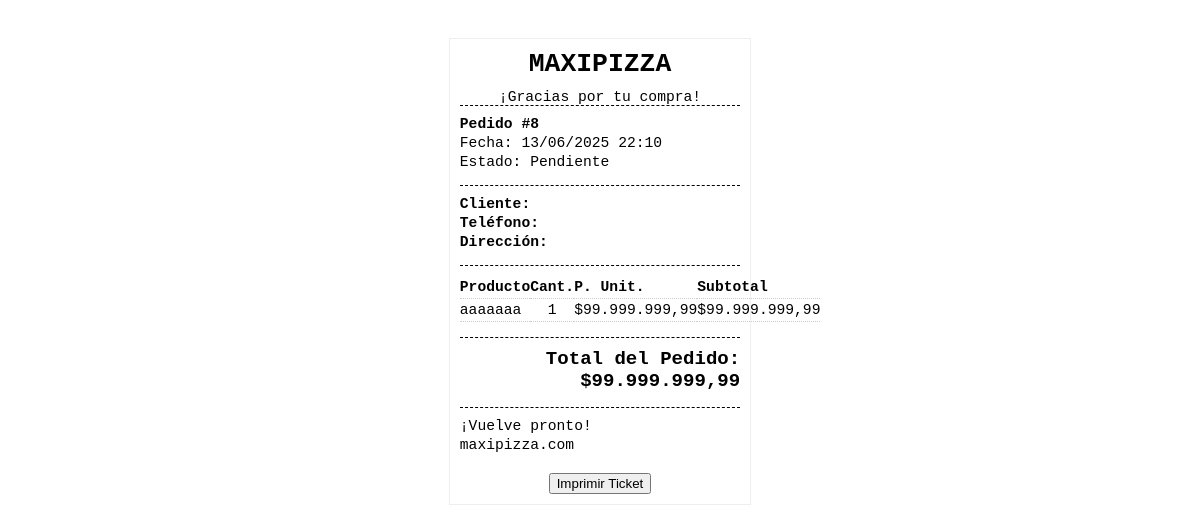
The page /empleado/ticket.php?pedido_id=8 (signed in) on the database its author committed.
### tables this page shows
CREATE TABLE `pedidos` (
  `id` int(11) NOT NULL,
  `cliente_id` int(11) DEFAULT NULL,
  `fecha` datetime NOT NULL DEFAULT current_timestamp(),
  `total` decimal(10,2) NOT NULL,
  `estado` enum('pendiente','en_preparacion','listo','entregado','cancelado') NOT NULL DEFAULT 'pendiente',
  `nombre_cliente_calle` varchar(255) DEFAULT NULL,
  `ubicacion_cliente_calle` varchar(255) DEFAULT NULL,
  `telefono_cliente_calle` varchar(50) DEFAULT NULL,
  `nota_pedido` text DEFAULT NULL
);

CREATE TABLE `pedido_productos` (
  `id` int(11) NOT NULL,
  `pedido_id` int(11) NOT NULL,
  `producto_id` int(11) NOT NULL,
  `cantidad` int(11) NOT NULL,
  `precio_unitario` decimal(10,2) NOT NULL,
  `subtotal` decimal(10,2) NOT NULL,
  `estado` enum('pendiente','en_preparacion','listo','cancelado') NOT NULL DEFAULT 'pendiente'
);

CREATE TABLE `productos` (
  `id` int(11) NOT NULL,
  `nombre` varchar(100) NOT NULL,
  `precio` int(11) NOT NULL
);

### empleado/ticket.php (the view, shortened to what this page needs)
<?php
$pedido_id = isset($_GET['pedido_id']) ? intval($_GET['pedido_id']) : 0;
$conn = new mysqli(DB_HOST, DB_USER, DB_PASS, DB_NAME);
$pedido_info = null;
$pedido_items = [];
try {
    $sql_pedido = "SELECT
                        p.id, p.fecha, p.total, p.estado, p.nota_pedido,
                        COALESCE(u.nombre, p.nombre_cliente_calle) AS cliente_nombre,
                        COALESCE(u.ubicacion, p.ubicacion_cliente_calle) AS cliente_ubicacion,
                        COALESCE(u.telefono, p.telefono_cliente_calle) AS cliente_telefono
                    FROM pedidos p
                    LEFT JOIN usuarios u ON p.cliente_id = u.id
                    WHERE p.id = ?";
    $stmt_pedido = $conn->prepare($sql_pedido);
    $stmt_pedido->bind_param("i", $pedido_id);
    $stmt_pedido->execute();
    $result_pedido = $stmt_pedido->get_result();
    if ($result_pedido->num_rows > 0) {
        $pedido_info = $result_pedido->fetch_assoc();
    }
    $sql_items = "SELECT
                      pp.cantidad,
                      prod.nombre AS producto_nombre,
                      pp.precio_unitario,
                      pp.subtotal
                  FROM pedido_productos pp
                  JOIN productos prod ON pp.producto_id = prod.id
                  WHERE pp.pedido_id = ?";
    $stmt_items = $conn->prepare($sql_items);
    $stmt_items->bind_param("i", $pedido_id);
    $stmt_items->execute();
    $result_items = $stmt_items->get_result();
    while ($row_item = $result_items->fetch_assoc()) {
        $pedido_items[] = $row_item;
    }
} catch (Exception $e) {
    error_log("Error al generar ticket: " . $e->getMessage());
    die("Error al cargar los detalles del pedido para impresión: " . $e->getMessage());
} finally {
    $conn->close();
}
?>
<!DOCTYPE html>
<html lang="es">
<head>
</head>
<body>
    <div class="ticket-container">
        <h1>MAXIPIZZA</h1>
        <p>¡Gracias por tu compra!</p>
        <div class="header-info">
            <p><strong>Pedido #<?= htmlspecialchars($pedido_info['id']) ?></strong></p>
            <p>Fecha: <?= htmlspecialchars((new DateTime($pedido_info['fecha']))->format('d/m/Y H:i')) ?></p>
            <p>Estado: <?= htmlspecialchars(ucfirst(str_replace('_', ' ', $pedido_info['estado']))) ?></p>
        </div>
        <div class="customer-info">
            <p><strong>Cliente:</strong> <?= htmlspecialchars($pedido_info['cliente_nombre']) ?></p>
            <p><strong>Teléfono:</strong> <?= htmlspecialchars($pedido_info['cliente_telefono']) ?></p>
            <p><strong>Dirección:</strong> <?= htmlspecialchars($pedido_info['cliente_ubicacion']) ?></p>
        </div>
        <div class="order-details">
            <table>
                <thead>
                    <tr>
                        <th>Producto</th>
                        <th>Cant.</th>
                        <th>P. Unit.</th>
                        <th>Subtotal</th>
                    </tr>
                </thead>
                <tbody>
                    <?php foreach ($pedido_items as $item): ?>
                        <tr>
                            <td><?= htmlspecialchars($item['producto_nombre']) ?></td>
                            <td><?= htmlspecialchars($item['cantidad']) ?></td>
                            <td>$<?= htmlspecialchars(number_format($item['precio_unitario'], 2, ',', '.')) ?></td>
                            <td>$<?= htmlspecialchars(number_format($item['subtotal'], 2, ',', '.')) ?></td>
                        </tr>
                    <?php endforeach; ?>
                </tbody>
            </table>
            <div class="total">
                Total del Pedido: $<?= htmlspecialchars(number_format($pedido_info['total'], 2, ',', '.')) ?>
            </div>
        </div>
        <div class="footer-info">
            <p>¡Vuelve pronto!</p>
            <p>maxipizza.com</p>
        </div>
        <div class="print-button-container">
            <button onclick="window.print()">Imprimir Ticket</button>
        </div>
    </div>
</body>
</html>

### empleado/ticket.php (style rules this page uses)
body { font-family: 'Courier New', Courier, monospace; margin: 0; padding: 10mm; background-color: #fff; color: #000; font-size: 11pt; }
.ticket-container { width: 80mm; max-width: 80mm; margin: 0 auto; border: 1px solid #eee; padding: 10px; box-sizing: border-box; }
h1, h2, h3, p { margin: 0; padding: 0; text-align: center; }
h1 { font-size: 1.8em; margin-bottom: 10px; }
.header-info, .customer-info, .order-details, .footer-info { margin-bottom: 15px; border-top: 1px dashed #000; padding-top: 10px; }
.header-info p, .customer-info p, .footer-info p { text-align: left; margin-bottom: 3px; }
.order-details table { width: 100%; border-collapse: collapse; margin-bottom: 10px; }
.order-details th, .order-details td { text-align: left; padding: 3px 0; border-bottom: 1px dotted #ccc; }
.order-details th { font-weight: bold; }
.order-details td:nth-child(2) { text-align: center; }
.order-details td:nth-child(3), .order-details td:nth-child(4) { text-align: right; }
.total { text-align: right; font-weight: bold; font-size: 1.3em; border-top: 1px dashed #000; padding-top: 10px; margin-top: 15px; }
.print-button-container { text-align: center; margin-top: 20px; display: none; }
@media screen { .print-button-container { display: block; } }

### rows shown on the page
pedidos: id "8", fecha "13/06/2025 22:10", estado "Pendiente", total "99.999.999,99"
pedido_productos: producto.nombre "aaaaaaa", cantidad "1", precio_unitario "99.999.999,99", subtotal "99.999.999,99"
